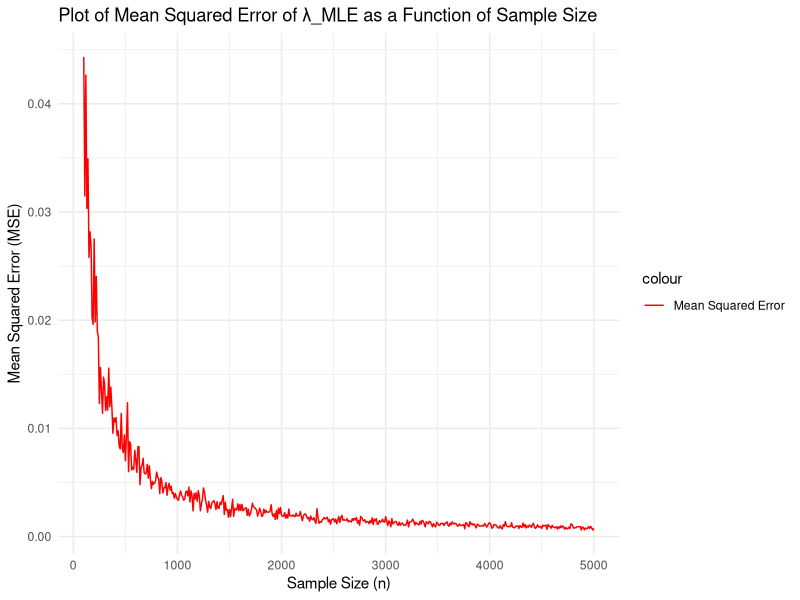

Here is the R script that generated this plot:
## ---- chunk 1
# Load packages
library(tidyverse)
library(ggplot2)

# Load data set
market_df = read.csv("supermarket_data_2024(1).csv")
## ---- chunk 2
# Instant b is given
b = 300 

# Number of observations
time_lengths = market_df$TimeLength
n = length(time_lengths)

# Calculate the MLE
lambda_mle = n / sum(time_lengths - b)

# Print the MLE for lambda
cat("The MLE for lambda is:", lambda_mle, "\n")
## ---- chunk 3
# Bootstrap Confidence Interval for lambda
# Set random seed
set.seed(123)  
# Number of bootstrap samples is given
resamples_size = 10000  
# Initialize a variable to store results of each estimation
bootstrap_estimates = numeric(resamples_size)

# Start the estimation
for(i in 1:resamples_size){
  # Resample with replacement from market_df
  resample = sample(time_lengths,n,replace = TRUE)
  # Store each MLE in bootstrap_estimates
  bootstrap_estimates[i] = n / sum(resample - b)
}

# Calculate the 95% bootstrap confidence interval (2.5% to 97.5%)
lower_bound = quantile(bootstrap_estimates, 0.025)
upper_bound = quantile(bootstrap_estimates, 0.975)

cat("The 95% bootstrap confidence interval for lambda is:",
    lower_bound, "to", upper_bound, "\n")
## ---- chunk 4
# Set given true parameters
true_lambda = 2
b = 0.01

# Define the range of sample sizes (from 100 to 5000 in increments of 10)
sample_sizes = seq(100, 5000, by = 10)
num_trials = 100

# Initialize a variable to store the mean squared errors for each sample
mse_values = numeric(length(sample_sizes))

# Function to calculate the MLE of lambda
calculate_lambda_mle <- function(sample, b) {
  n <- length(sample)
  n / sum(sample - b)
}

# Start the simulation study
# Set random seed
set.seed(321)  
for (j in seq_along(sample_sizes)) {
  # Set sample size for this trail
  n <- sample_sizes[j]
  
  # Store the MLEs for the current sample size across trials
  mle_estimates <- numeric(num_trials)
  
  for (i in 1:num_trials) {
    # Generate a sample from exponential distribution with rate = true_lambda
    sample <- b + rexp(n, rate = true_lambda)
    
    # Compute the MLE for the current sample
    mle_estimates[i] <- calculate_lambda_mle(sample, b)
  }
  
  # Calculate the mean squared error for current sample size
  mse_values[j] <- mean((mle_estimates - true_lambda)^2)
}

# Create a data frame and ready for plot
mse_data <- data.frame(
  SampleSize = sample_sizes,
  MSE = mse_values
)

# Plot the Mean Squared Error as a function of sample size using ggplot2
ggplot(mse_data, aes(x = SampleSize, y = MSE,color = "Mean Squared Error" )) +
  geom_line() +
  labs(
    title = "Plot of Mean Squared Error of λ_MLE as a Function of Sample Size",
    x = "Sample Size (n)",
    y = "Mean Squared Error (MSE)",
    color = "colour"
  ) +
  scale_color_manual(values = c("Mean Squared Error" = "red")) +
  theme_minimal()
